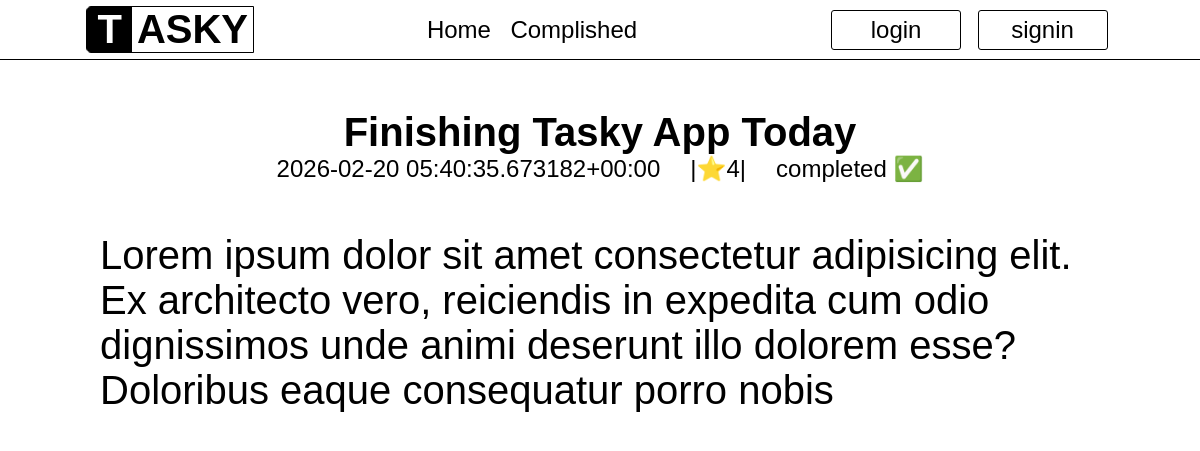
/6/complished-details/, run on the app's committed database.
### taskyapp/models.py (models this page shows, shortened)
class ComplishedTaskModel(models.Model):
    title = models.CharField(max_length=50)
    date = models.CharField(max_length=70)
    priority = models.IntegerField()
    task = models.CharField(max_length=200)

### taskyapp/views.py (the view)
# urls.py: path('<str:pk>/complished-details/', views.ComplishedDetailsView.as_view(), name='complished-details'),
class ComplishedDetailsView(DetailView):
    template_name = "taskyapp/complished_details.html"
    model = ComplishedTaskModel
    context_object_name = "task"

### taskyapp/templates/taskyapp/complished_details.html (shortened to what this page needs)
{% extends "base.html" %}
{% load static %}
{% block page_style %}
<link rel="stylesheet" href="{% static "taskyapp/nav.css" %}">
<link rel="stylesheet" href="{% static "taskyapp/task_details.css" %}">
{% endblock %}
{% block page_content %}
{% include "taskyapp/includes/nav.html" %}
    <div class='task-details-container'>
        <h1>{{ task.title|title }}</h1>
        <div class='under-title' >
            <p>{{ task.date }}</p>
            <p class='task-details-priority' > |⭐{{ task.priority }}|</p>
            <p>completed ✅</p>
        </div>
        <p class='task-details-task' >{{ task.task }}</p>
    </div>
{% endblock %}

### taskyapp/static/taskyapp/task_details.css (style rules this page uses)
.task-details-container { width: 100%; text-align: center; }
.task-details-container h1 { font-size: 2.5em; }
.under-title { display: flex; justify-content: center; margin-bottom: 40px; font-size: 1.5em; }
.task-details-priority { margin: 0px 30px; }
.task-details-task { font-size: 2.5em; padding: 10px 100px; text-align: left; }

### static/base.css (style rules this page uses)
* { color: black; background-color: white; font-family: sans-serif; margin: 0; padding: 0; box-sizing: border-box; }

### data on the page
ComplishedTaskModel: title "Finishing Tasky App Today", date "2026-02-20 05:40:35.673182+00:00", priority "4", task "Lorem ipsum dolor sit amet consectetur adipisicing elit. Ex architecto vero, reiciendis in expedita cum odio dignissimos unde animi deserunt illo dolorem esse? Doloribus eaque consequatur porro nobis"
